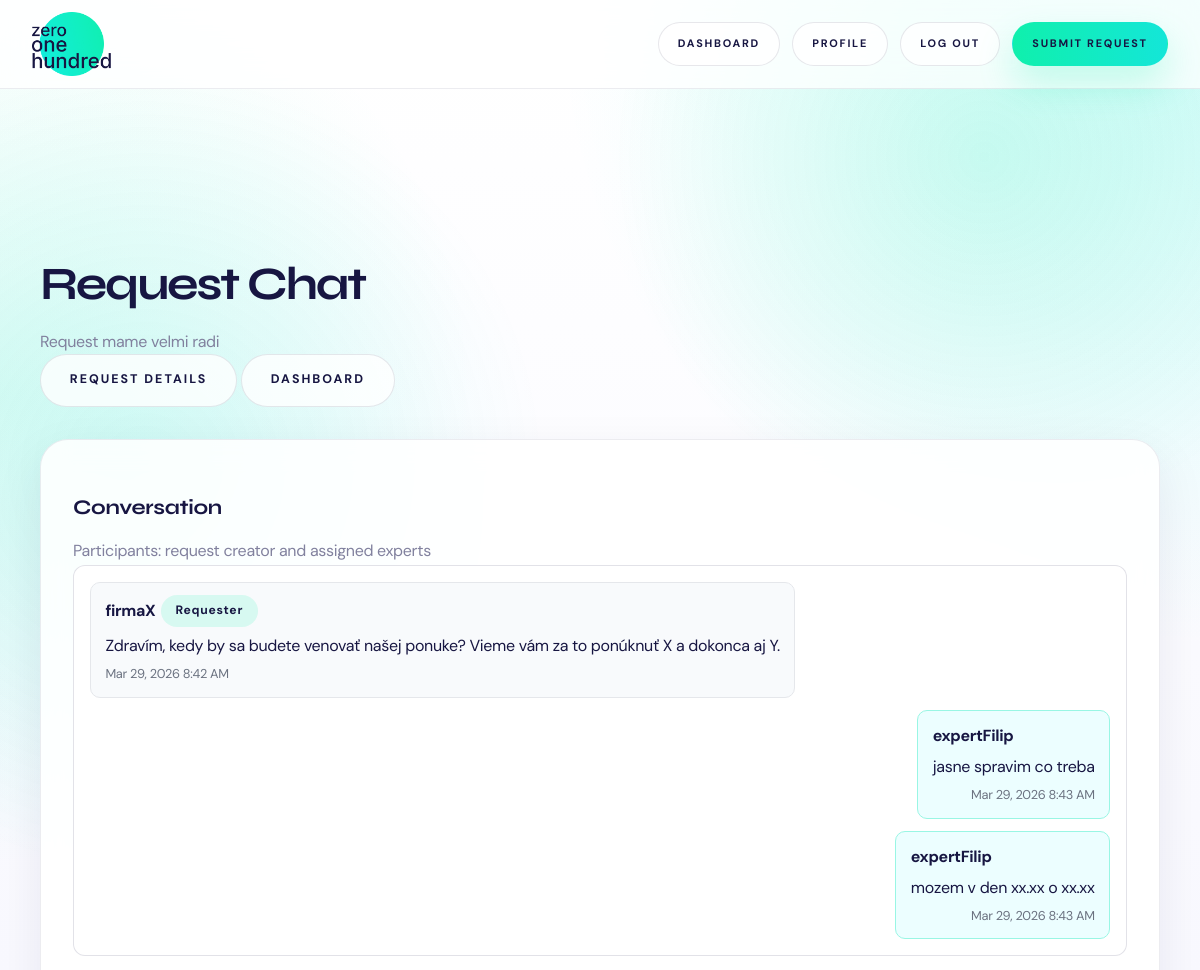
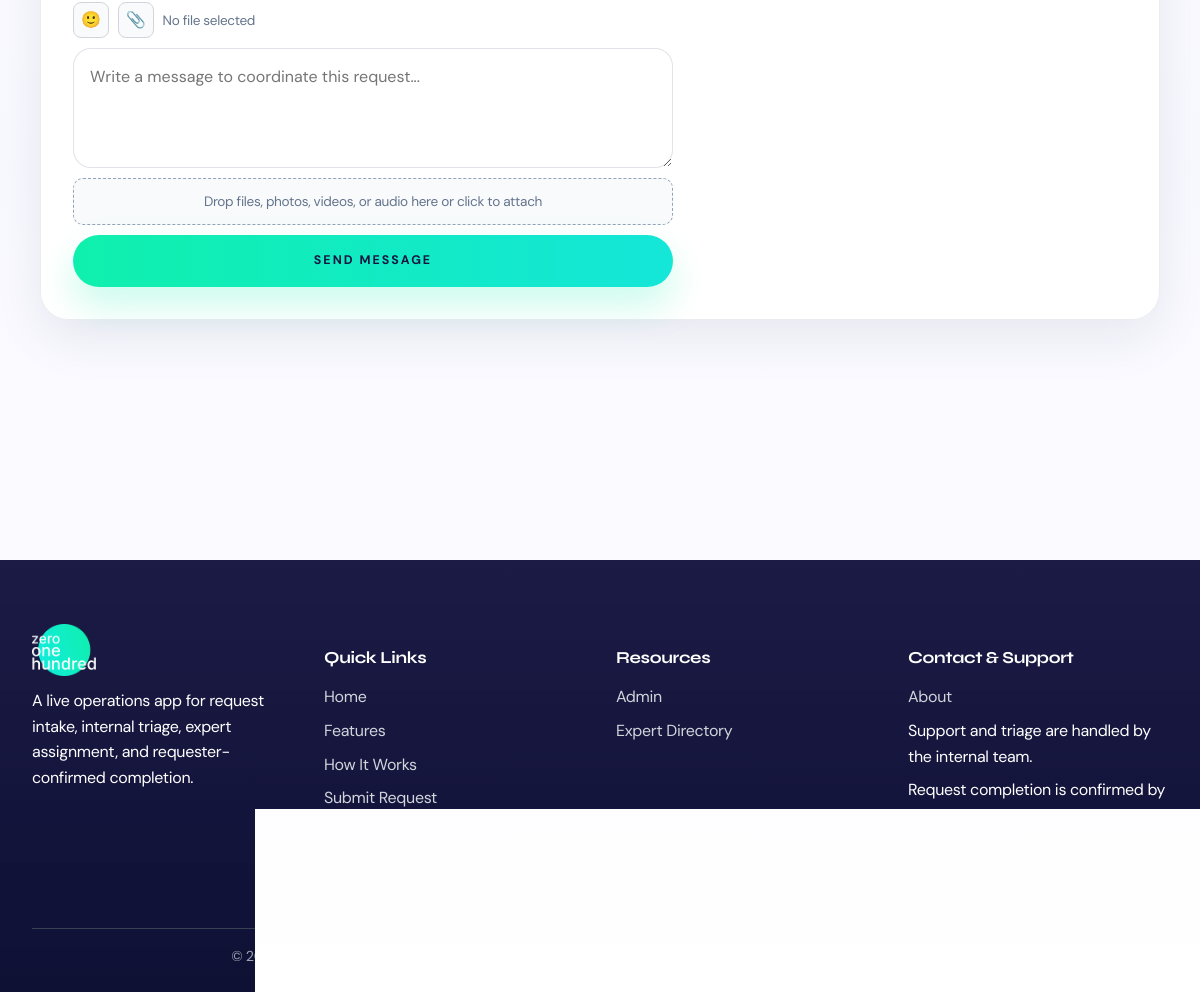
Page /request/30/chat/ (signed in) on the committed database (2 pictures, top to bottom).
### server/models.py (models this page shows, shortened)
class Request(models.Model):
    STATUS_CHOICES = [
        ('open', 'Open'),
        ('in_review', 'In Review'),
        ('waiting_expert', 'Waiting for Expert'),
        ('in_progress', 'In Progress'),
        ('resolved', 'Resolved'),
        ('rejected', 'Rejected'),
    ]
    PRIORITY_CHOICES = [
        ('low', 'Low'),
        ('medium', 'Medium'),
        ('high', 'High'),
        ('critical', 'Critical'),
    ]
    REQUESTER_TYPE_CHOICES = [
        ('corporate', 'Corporate'),
        ('startup', 'Startup'),
        ('investor', 'Investor'),
        ('service_provider', 'Service Provider'),
        ('community_member', 'Community Member'),
    ]
    EXPERIENCE_LEVEL_CHOICES = [
        ('junior', 'Junior'),
        ('mid', 'Mid'),
        ('senior', 'Senior'),
        ('lead', 'Lead'),
    ]
    title = models.CharField(max_length=200)
    description = models.TextField()
    is_corporate = models.BooleanField(default=False)
    company_name = models.CharField(max_length=255, blank=True)
    company_email = models.EmailField(blank=True)
    due_date = models.DateField(null=True, blank=True)
    target_skills = models.ManyToManyField(Skill, blank=True, related_name='target_requests')
    required_languages = models.ManyToManyField(Language, blank=True, related_name='required_by_requests')
    target_experience = models.CharField(max_length=20, choices=EXPERIENCE_LEVEL_CHOICES, blank=True)
    requester_name = models.CharField(max_length=200)
    requester_email = models.EmailField()
    requester_phone = models.CharField(max_length=20, blank=True)
    requester_type = models.CharField(
        max_length=20,
        choices=REQUESTER_TYPE_CHOICES,
        default='community_member'
    )
    category = models.ForeignKey(Category, on_delete=models.SET_NULL, null=True)
    priority = models.CharField(
        max_length=20,
        choices=PRIORITY_CHOICES,
        default='medium'
    )
    status = models.CharField(
        max_length=20,
        choices=STATUS_CHOICES,
        default='open'
    )
    value_score = models.IntegerField(
        default=5,
        help_text='Impact score (1-10)'
    )
    reviewed_by = models.ForeignKey(
        User,
        on_delete=models.SET_NULL,
        null=True,
        blank=True,
        related_name='reviewed_requests'
    )
    review_notes = models.TextField(blank=True)
    submitted_by = models.ForeignKey(
        User,
        on_delete=models.SET_NULL,
        null=True,
        blank=True,
        related_name='submitted_requests'
    )
    assigned_experts = models.ManyToManyField(
        Expert,
        blank=True,
        related_name='assigned_requests'
    )
    offered_experts = models.ManyToManyField(
        Expert,
        blank=True,
        related_name='offered_requests',
        help_text='Experts who offered to help but are not assigned yet'
    )
    created_at = models.DateTimeField(auto_now_add=True)
    updated_at = models.DateTimeField(auto_now=True)
    is_resolved_by_creator = models.BooleanField(
        default=False,
        help_text='Whether the request creator has marked this as resolved/done'
    )
    creator_resolved_at = models.DateTimeField(
        null=True,
        blank=True,
        help_text='Timestamp when creator marked the request as done'
    )
    completed_by_expert = models.ForeignKey(
        Expert,
        on_delete=models.SET_NULL,
        null=True,
        blank=True,
        related_name='completed_requests',
        help_text='Expert selected by creator as the one who completed this request'
    )
    resolved_at = models.DateTimeField(null=True, blank=True)
    resolution_notes = models.TextField(blank=True)
    class Meta:
        ordering = ['-created_at']

class RequestChatMessage(models.Model):
    request = models.ForeignKey(Request, on_delete=models.CASCADE, related_name='chat_messages')
    sender = models.ForeignKey(User, on_delete=models.CASCADE, related_name='sent_request_chat_messages')
    message = models.TextField(max_length=4000, blank=True, default='')
    attachment = models.FileField(upload_to='chat_uploads/%Y/%m/%d/', null=True, blank=True)
    attachment_type = models.CharField(max_length=20, blank=True, default='')
    created_at = models.DateTimeField(auto_now_add=True)
    class Meta:
        ordering = ['created_at']

### server/views.py (the view)
# urls.py: path('request/<int:request_id>/chat/', views.request_chat, name='request_chat'),
@login_required
@require_http_methods(["GET", "POST"])
def request_chat(request, request_id):
    req = get_object_or_404(
        Request.objects.select_related('submitted_by').prefetch_related('assigned_experts__user'),
        id=request_id
    )
    is_admin = is_admin_user(request.user)
    can_send = is_request_chat_participant(request.user, req)
    if not (is_admin or can_send):
        messages.error(request, 'You do not have access to this request chat.')
        return redirect('dashboard')
    if request.method == 'POST':
        if not can_send:
            messages.error(request, 'Only requester and assigned experts can send messages in this chat.')
            return redirect('request_chat', request_id=req.id)
        form = RequestChatMessageForm(request.POST, request.FILES)
        if form.is_valid():
            chat_message = form.save(commit=False)
            chat_message.request = req
            chat_message.sender = request.user
            chat_message.attachment_type = detect_attachment_type(chat_message.attachment)
            chat_message.save()
            return redirect('request_chat', request_id=req.id)
    else:
        form = RequestChatMessageForm()
    chat_messages = req.chat_messages.select_related('sender').order_by('created_at')
    RequestChatReadState.objects.update_or_create(
        user=request.user,
        request=req,
        defaults={'last_read_at': timezone.now()},
    )
    return render(request, 'request_chat.html', {
        'request_obj': req,
        'chat_messages': chat_messages,
        'form': form,
        'can_send': can_send,
        'is_admin': is_admin,
    })

### server/forms.py (shortened to what this page needs)
class RequestChatMessageForm(forms.ModelForm):
    class Meta:
        model = RequestChatMessage
        fields = ['message', 'attachment']
        widgets = {
            'message': forms.Textarea(attrs={
                'class': 'form-control',
                'rows': 3,
                'placeholder': 'Write a message to coordinate this request...'
            }),
        }

### server/chat_utils.py (called while the page is built)
def is_company_account(user):
    return bool(user and user.is_authenticated and user.is_active and (user.is_staff or user.is_superuser))

### server/context_processors.py (called while the page is built)
def chat_nav_badge(request):
    user = getattr(request, 'user', None)
    if not user or not user.is_authenticated or not is_company_account(user):
        return {
            'chats_unread_count': 0,
            'chats_has_unread': False,
        }
    unread_count = get_unread_chat_count(user)
    return {
        'chats_unread_count': unread_count,
        'chats_has_unread': unread_count > 0,
    }

### server/views.py (called while the page is built)
def is_any_company(user):
    return bool(user and user.is_active and (user.is_staff or user.is_superuser))

def is_admin_user(user):
    return is_any_company(user)

def is_request_chat_participant(user, req):
    if req.submitted_by_id == user.id:
        return True
    try:
        expert = user.expert
    except Expert.DoesNotExist:
        return False
    return req.assigned_experts.filter(id=expert.id).exists()

### server/templates/request_chat.html (shortened to what this page needs)
{% extends "base.html" %}
{% block content %}
<div class="container">
    <section class="section">
        <div class="d-flex justify-between align-center mb-4">
            <div>
                <h1>Request Chat</h1>
                <p class="text-muted">{{ request_obj.title }}</p>
            </div>
            <div class="d-flex align-center" style="gap:0.5rem;">
                <a href="{% url 'request_detail' request_obj.id %}" class="btn btn-outline">Request details</a>
                <a href="{% url 'dashboard' %}" class="btn btn-outline">Dashboard</a>
            </div>
        </div>
        <div class="card">
            <div class="card-header">
                <h3>Conversation</h3>
                <p class="text-muted" style="margin-top:0.25rem;">
                    Participants: request creator and assigned experts
                </p>
            </div>
            <div class="card-body">
                <div class="chat-box" id="chat-box">
                    {% for msg in chat_messages %}
                    <div class="chat-message {% if msg.sender_id == user.id %}mine{% endif %}">
                        <div class="chat-author">
                            {{ msg.sender.get_full_name|default:msg.sender.username }}
                            {% if msg.sender_id == request_obj.submitted_by_id %}
                            <span class="badge badge-primary">Requester</span>
                            {% endif %}
                        </div>
                        {% if msg.message %}
                        <div class="chat-text">{{ msg.message|linebreaksbr }}</div>
                        {% endif %}
                        <div class="chat-time">{{ msg.created_at|date:"M j, Y g:i A" }}</div>
                    </div>
                    {% empty %}
                    <p class="text-muted">No messages yet. Start the conversation.</p>
                    {% endfor %}
                </div>
                {% if can_send %}
                <form method="post" class="chat-form chat-composer" enctype="multipart/form-data">
                    <div class="composer-toolbar">
                        <button type="button" class="tool-btn emoji-toggle" data-target="request-message" data-panel="request-emoji-panel" aria-label="Open emoji picker">🙂</button>
                        <button type="button" class="tool-btn attach-trigger" data-input="request-attachment" aria-label="Attach file">📎</button>
                        <span class="selected-file" id="request-file-name"><span class="file-name-text"></span></span>
                    </div>
                    <textarea id="request-message" name="message" class="form-control" rows="3" placeholder="Write a message to coordinate this request...">{{ form.message.value|default:'' }}</textarea>
                    <div class="drop-zone" data-input="request-attachment">Drop files, photos, videos, or audio here or click to attach</div>
                    <button type="submit" class="btn btn-primary">Send message</button>
                </form>
                {% else %}
                <p class="text-muted" style="margin-top:1rem;">Admins can view this thread but cannot post messages.</p>
                {% endif %}
            </div>
        </div>
    </section>
</div>
{% endblock %}

### server/templates/base.html (style rules this page uses)
* { margin: 0; padding: 0; box-sizing: border-box; }
:root { --primary: hsl(162, 88%, 50%); --primary-dark: hsl(162, 88%, 42%); --primary-soft: hsl(162, 88%, 95%); --gradient: hsl(176, 84%, 49%); --secondary: #7f869f; --success: hsl(162, 88%, 42%); --warning: #f4b740; --danger: #ef4444; --dark: #171642; --gray-light: #f7f9fc; --gray: rgba(23, 22, 66, 0.12); --text: #171642; --text-light: #81819e; --white-soft: ghostwhite; --surface: rgba(255, 255, 255, 0.88); --surface-strong: #ffffff; --shadow-soft: 0 18px 50px rgba(23, 22, 66, 0.08); --shadow-card: 0 24px 70px rgba(23, 22, 66, 0.12); --radius-pill: 999px; --radius-card: 28px; }
html { scroll-behavior: smooth; min-height: 100%; }
body { font-family: 'DM Sans', sans-serif; color: var(--text); background: radial-gradient(circle at top right, rgba(17, 237, 226, 0.18), transparent 28%), radial-gradient(circle at left 20%, rgba(15, 239, 170, 0.12), transparent 24%), linear-gradient(180deg, #ffffff 0%, var(--white-soft) 58%, #ffffff 100%); min-height: 100%; line-height: 1.6; letter-spacing: -0.02em; position: relative; overflow-x: hidden; }
body::before { content: ""; position: fixed; inset: 0; background: radial-gradient(circle at 82% 8%, rgba(15, 239, 170, 0.14), transparent 18%), radial-gradient(circle at 12% 24%, rgba(17, 237, 226, 0.12), transparent 22%); pointer-events: none; z-index: -1; }
a { background-color: transparent; color: inherit; }
button, input, optgroup, select, textarea { color: inherit; font: inherit; margin: 0; }
.btn { padding: 0.95rem 1.8rem; border-radius: var(--radius-pill); text-decoration: none; font-size: 0.78rem; font-weight: 700; letter-spacing: 0.16em; text-transform: uppercase; border: 1px solid transparent; cursor: pointer; transition: all 0.3s; display: inline-flex; align-items: center; justify-content: center; gap: 0.5rem; background: linear-gradient(90deg, var(--primary) 0%, var(--gradient) 100%); color: var(--dark); box-shadow: 0 18px 36px rgba(15, 239, 170, 0.22); }
.btn-primary { background: linear-gradient(90deg, var(--primary) 0%, var(--gradient) 100%); color: var(--dark); }
.btn-outline { background: rgba(255, 255, 255, 0.8); color: var(--dark); border-color: rgba(23, 22, 66, 0.1); box-shadow: none; }
.container { max-width: 1250px; margin: 0 auto; padding: 0 2.5rem; }
main > .container { padding: 2rem 2.5rem 3rem; }
.card { background: var(--surface); backdrop-filter: blur(14px); border-radius: var(--radius-card); padding: 2rem; box-shadow: var(--shadow-soft); border: 1px solid rgba(23, 22, 66, 0.08); transition: all 0.3s; }
.card h3 { color: var(--dark); margin-bottom: 1rem; font-family: 'Syne', sans-serif; font-size: 1.3rem; }
.card p { color: var(--text-light); line-height: 1.75; }
h1, h2, h3, h4, h5, h6 { color: var(--dark); line-height: 1.2; font-family: 'Syne', sans-serif; }
h1 { font-size: 2.9rem; margin-bottom: 1rem; letter-spacing: -0.05em; }
h3 { font-size: 1.45rem; margin: 1.5rem 0 1rem; }
form { max-width: 600px; }
input[type="text"], input[type="email"], input[type="password"], input[type="number"], input[type="tel"], textarea, select { width: 100%; padding: 0.95rem 1rem; border: 1px solid rgba(23, 22, 66, 0.12); border-radius: 18px; font-size: 1rem; font-family: inherit; transition: border-color 0.3s, box-shadow 0.3s, transform 0.3s; background: rgba(255, 255, 255, 0.9); }
textarea { resize: vertical; min-height: 120px; }
.badge { display: inline-block; padding: 0.42rem 0.9rem; border-radius: var(--radius-pill); font-size: 0.76rem; font-weight: 700; letter-spacing: 0.06em; white-space: nowrap; }
.badge-primary { background: rgba(15, 239, 170, 0.14); color: var(--dark); }
.mb-4 { margin-bottom: 2rem; }
.text-muted { color: var(--text-light); }
.section { padding: 5rem 0; border-bottom: 1px solid rgba(23, 22, 66, 0.08); }
.section:last-child { border-bottom: none; }

### rows in the picture
Request: title "Request mame velmi radi"
RequestChatMessage: sender.get_full_name "firmaX", shows "Requester", message "Zdravím, kedy by sa budete venovať našej ponuke? Vieme vám za to ponúknuť X a dokonca aj Y.", created_at "Mar 29, 2026 8:42 AM"
RequestChatMessage: sender.get_full_name "expertFilip", message "jasne spravim co treba", created_at "Mar 29, 2026 8:43 AM"
RequestChatMessage: sender.get_full_name "expertFilip", message "mozem v den xx.xx o xx.xx", created_at "Mar 29, 2026 8:43 AM"
